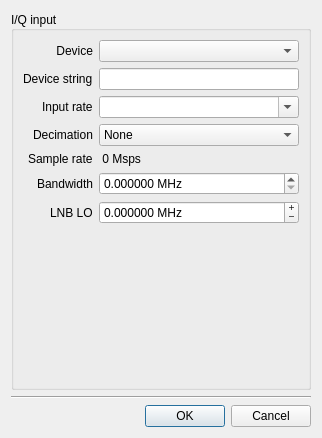
<?xml version="1.0" encoding="UTF-8"?>
<ui version="4.0">
 <class>CIoConfig</class>
 <widget class="QDialog" name="CIoConfig">
  <property name="geometry">
   <rect>
    <x>0</x>
    <y>0</y>
    <width>322</width>
    <height>438</height>
   </rect>
  </property>
  <property name="windowTitle">
   <string>Configure I/O devices</string>
  </property>
  <property name="windowIcon">
   <iconset resource="../../resources/icons.qrc">
    <normaloff>:/icons/icons/flash.svg</normaloff>:/icons/icons/flash.svg</iconset>
  </property>
  <layout class="QVBoxLayout" name="verticalLayout">
   <item>
    <widget class="QGroupBox" name="groupBoxInput">
     <property name="font">
      <font>
       <weight>50</weight>
       <bold>false</bold>
      </font>
     </property>
     <property name="title">
      <string>I/Q input</string>
     </property>
     <property name="alignment">
      <set>Qt::AlignLeading|Qt::AlignLeft|Qt::AlignVCenter</set>
     </property>
     <property name="flat">
      <bool>false</bool>
     </property>
     <layout class="QFormLayout" name="formLayout">
      <property name="fieldGrowthPolicy">
       <enum>QFormLayout::AllNonFixedFieldsGrow</enum>
      </property>
      <property name="labelAlignment">
       <set>Qt::AlignRight|Qt::AlignTrailing|Qt::AlignVCenter</set>
      </property>
      <item row="0" column="0">
       <widget class="QLabel" name="inDevLabel1">
        <property name="sizePolicy">
         <sizepolicy hsizetype="Preferred" vsizetype="Preferred">
          <horstretch>0</horstretch>
          <verstretch>0</verstretch>
         </sizepolicy>
        </property>
        <property name="text">
         <string>Device</string>
        </property>
        <property name="alignment">
         <set>Qt::AlignRight|Qt::AlignTrailing|Qt::AlignVCenter</set>
        </property>
       </widget>
      </item>
      <item row="0" column="1">
       <widget class="QComboBox" name="inDevCombo">
        <property name="enabled">
         <bool>true</bool>
        </property>
        <property name="toolTip">
         <string>Select an input device</string>
        </property>
        <property name="sizeAdjustPolicy">
         <enum>QComboBox::AdjustToContents</enum>
        </property>
        <property name="minimumContentsLength">
         <number>15</number>
        </property>
       </widget>
      </item>
      <item row="1" column="0">
       <widget class="QLabel" name="inDevLabel2">
        <property name="toolTip">
         <string>Device arguments</string>
        </property>
        <property name="text">
         <string>Device string</string>
        </property>
       </widget>
      </item>
      <item row="2" column="0">
       <widget class="QLabel" name="inSrLabel">
        <property name="text">
         <string>Input rate</string>
        </property>
       </widget>
      </item>
      <item row="2" column="1">
       <widget class="QComboBox" name="inSrCombo">
        <property name="toolTip">
         <string>Select the sample rate of the input source</string>
        </property>
        <property name="editable">
         <bool>true</bool>
        </property>
       </widget>
      </item>
      <item row="6" column="0">
       <widget class="QLabel" name="loLabel">
        <property name="toolTip">
         <string>LNB LO frequency. Use negative frequency for upconverters.</string>
        </property>
        <property name="text">
         <string>LNB LO</string>
        </property>
       </widget>
      </item>
      <item row="6" column="1">
       <widget class="QDoubleSpinBox" name="loSpinBox">
        <property name="toolTip">
         <string>LNB LO frequency. Use negative frequency for upconverters.</string>
        </property>
        <property name="buttonSymbols">
         <enum>QAbstractSpinBox::PlusMinus</enum>
        </property>
        <property name="suffix">
         <string> MHz</string>
        </property>
        <property name="decimals">
         <number>6</number>
        </property>
        <property name="minimum">
         <double>-500000.000000000000000</double>
        </property>
        <property name="maximum">
         <double>500000.000000000000000</double>
        </property>
       </widget>
      </item>
      <item row="1" column="1">
       <widget class="QLineEdit" name="inDevEdit">
        <property name="toolTip">
         <string>&lt;html&gt;&lt;head/&gt;&lt;body&gt;&lt;p&gt;The device argument is a delimited string used to locate devices on your system. Use the device id or name (if applicable) to specify a certain device or list of devices. If left blank, the first device found will be used.&lt;/p&gt;&lt;p&gt;Examples (some arguments may be optional):&lt;/p&gt;&lt;p&gt;fcd=0&lt;br/&gt;rtl=0&lt;br/&gt;rtl=0,rtl_xtal=28.80001e6,tuner_xtal=26e6,buffers=64 ...&lt;br/&gt;rtl_tcp=127.0.0.1:1234,psize=16384&lt;br/&gt;plutosdr,uri=usb:6.36.5&lt;br/&gt;file=/path/to/file.ext,freq=428e6,rate=1e6,repeat=true,throttle=true ... &lt;/p&gt;&lt;p&gt;You can test the device strings in gnuradio-companion.&lt;/p&gt;&lt;/body&gt;&lt;/html&gt;</string>
        </property>
        <property name="text">
         <string/>
        </property>
       </widget>
      </item>
      <item row="5" column="1">
       <widget class="QDoubleSpinBox" name="bwSpinBox">
        <property name="toolTip">
         <string>Analog bandwidth (leave at 0 for default)</string>
        </property>
        <property name="suffix">
         <string> MHz</string>
        </property>
        <property name="decimals">
         <number>6</number>
        </property>
        <property name="maximum">
         <double>100.000000000000000</double>
        </property>
        <property name="singleStep">
         <double>0.100000000000000</double>
        </property>
       </widget>
      </item>
      <item row="5" column="0">
       <widget class="QLabel" name="bwLabel">
        <property name="toolTip">
         <string>Analog bandwidth (leave at 0 for default)</string>
        </property>
        <property name="text">
         <string>Bandwidth</string>
        </property>
       </widget>
      </item>
      <item row="3" column="0">
       <widget class="QLabel" name="label">
        <property name="text">
         <string>Decimation</string>
        </property>
       </widget>
      </item>
      <item row="3" column="1">
       <widget class="QComboBox" name="decimCombo">
        <property name="toolTip">
         <string>Input decimation</string>
        </property>
        <item>
         <property name="text">
          <string>None</string>
         </property>
        </item>
        <item>
         <property name="text">
          <string>2</string>
         </property>
        </item>
        <item>
         <property name="text">
          <string>4</string>
         </property>
        </item>
        <item>
         <property name="text">
          <string>8</string>
         </property>
        </item>
        <item>
         <property name="text">
          <string>16</string>
         </property>
        </item>
        <item>
         <property name="text">
          <string>32</string>
         </property>
        </item>
        <item>
         <property name="text">
          <string>64</string>
         </property>
        </item>
        <item>
         <property name="text">
          <string>128</string>
         </property>
        </item>
        <item>
         <property name="text">
          <string>256</string>
         </property>
        </item>
        <item>
         <property name="text">
          <string>512</string>
         </property>
        </item>
       </widget>
      </item>
      <item row="4" column="0">
       <widget class="QLabel" name="label_2">
        <property name="text">
         <string>Sample rate</string>
        </property>
       </widget>
      </item>
      <item row="4" column="1">
       <widget class="QLabel" name="sampRateLabel">
        <property name="font">
         <font>
          <weight>50</weight>
          <bold>false</bold>
         </font>
        </property>
        <property name="toolTip">
         <string>The sample rate after decimation</string>
        </property>
        <property name="text">
         <string> 0 Msps</string>
        </property>
       </widget>
      </item>
     </layout>
    </widget>
   </item>
   <item>
    <widget class="Line" name="line">
     <property name="orientation">
      <enum>Qt::Horizontal</enum>
     </property>
    </widget>
   </item>
   <item>
    <widget class="QDialogButtonBox" name="buttonBox">
     <property name="orientation">
      <enum>Qt::Horizontal</enum>
     </property>
     <property name="standardButtons">
      <set>QDialogButtonBox::Cancel|QDialogButtonBox::Ok</set>
     </property>
    </widget>
   </item>
  </layout>
 </widget>
 <tabstops>
  <tabstop>inDevCombo</tabstop>
  <tabstop>inDevEdit</tabstop>
  <tabstop>inSrCombo</tabstop>
  <tabstop>decimCombo</tabstop>
  <tabstop>bwSpinBox</tabstop>
  <tabstop>loSpinBox</tabstop>
  <tabstop>outDevCombo</tabstop>
  <tabstop>outSrCombo</tabstop>
 </tabstops>
 <resources>
  <include location="../../resources/icons.qrc"/>
 </resources>
 <connections>
  <connection>
   <sender>buttonBox</sender>
   <signal>accepted()</signal>
   <receiver>CIoConfig</receiver>
   <slot>accept()</slot>
   <hints>
    <hint type="sourcelabel">
     <x>248</x>
     <y>254</y>
    </hint>
    <hint type="destinationlabel">
     <x>157</x>
     <y>274</y>
    </hint>
   </hints>
  </connection>
  <connection>
   <sender>buttonBox</sender>
   <signal>rejected()</signal>
   <receiver>CIoConfig</receiver>
   <slot>reject()</slot>
   <hints>
    <hint type="sourcelabel">
     <x>316</x>
     <y>260</y>
    </hint>
    <hint type="destinationlabel">
     <x>286</x>
     <y>274</y>
    </hint>
   </hints>
  </connection>
 </connections>
</ui>
